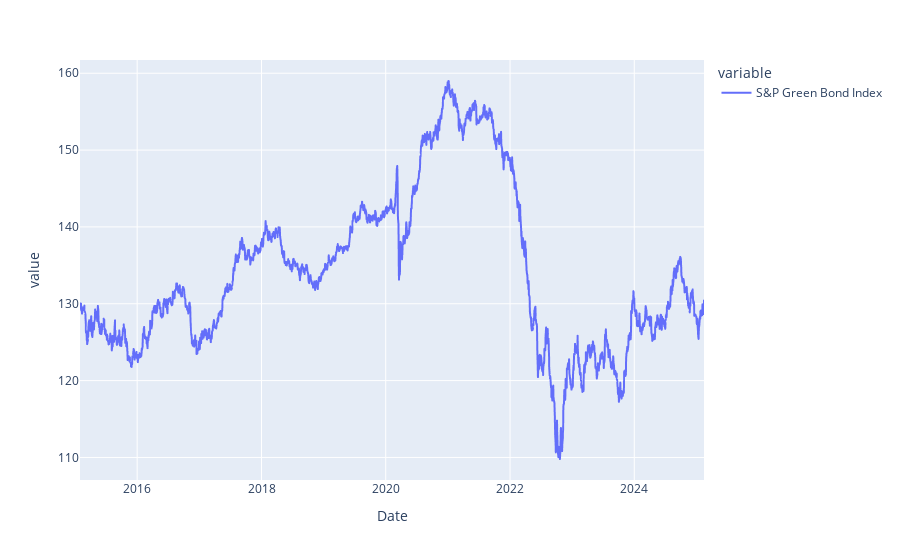

The cell this chart's notebook holds for it:
### Code cell
# Set 'Date' as the index
SPgreenbond_ts=SPgreenbond
print(SPgreenbond_ts)
SPgreenbond_ts=SPgreenbond_ts.set_index('Date')
print(SPgreenbond_ts)

# visualize the time series
fig = plotly.line(SPgreenbond_ts)
fig.show()

### Figure 1 — Plotly figure (JSON) as saved in the notebook; plotly's stock layout.template omitted (floating-point values rounded to 4 significant figures; data arrays with more than 128 entries replaced by an {"elided": "..."} marker saying what was removed)
{"data": [{"hovertemplate": "variable=S&P Green Bond Index<br>Date=%{x}<br>value=%{y}<extra></extra>", "legendgroup": "S&P Green Bond Index", "line": {"color": "#636efa", "dash": "solid"}, "marker": {"symbol": "circle"}, "mode": "lines", "name": "S&P Green Bond Index", "showlegend": true, "type": "scattergl", "x": {"elided": "2615 str values"}, "xaxis": "x", "y": {"elided": "2615 float values"}, "yaxis": "y"}], "layout": {"legend": {"title": {"text": "variable"}, "tracegroupgap": 0}, "margin": {"t": 60}, "xaxis": {"anchor": "y", "domain": [0, 1], "title": {"text": "Date"}}, "yaxis": {"anchor": "x", "domain": [0, 1], "title": {"text": "value"}}}}
